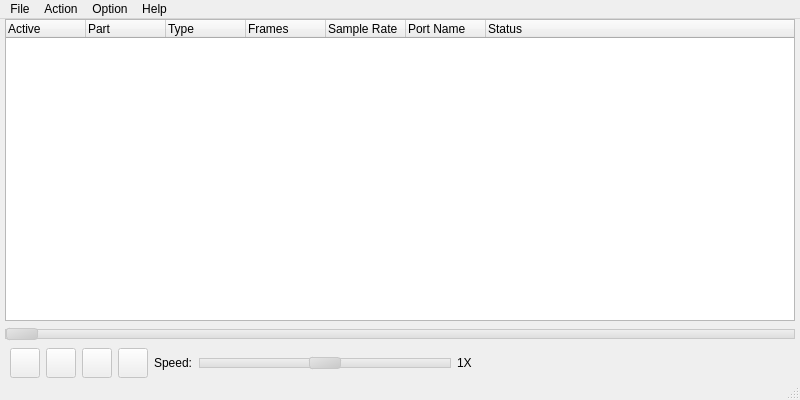
<?xml version="1.0" encoding="UTF-8"?>
<ui version="4.0">
 <class>MainWindow</class>
 <widget class="QMainWindow" name="MainWindow">
  <property name="geometry">
   <rect>
    <x>0</x>
    <y>0</y>
    <width>800</width>
    <height>400</height>
   </rect>
  </property>
  <property name="windowTitle">
   <string>MainWindow</string>
  </property>
  <widget class="QWidget" name="centralWidget">
   <layout class="QVBoxLayout" name="verticalLayout">
    <property name="leftMargin">
     <number>5</number>
    </property>
    <property name="topMargin">
     <number>0</number>
    </property>
    <property name="rightMargin">
     <number>5</number>
    </property>
    <property name="bottomMargin">
     <number>0</number>
    </property>
    <item>
     <widget class="QTreeWidget" name="mainWidget">
      <attribute name="headerDefaultSectionSize">
       <number>80</number>
      </attribute>
      <column>
       <property name="text">
        <string>Active</string>
       </property>
      </column>
      <column>
       <property name="text">
        <string>Part</string>
       </property>
      </column>
      <column>
       <property name="text">
        <string>Type</string>
       </property>
      </column>
      <column>
       <property name="text">
        <string>Frames</string>
       </property>
      </column>
      <column>
       <property name="text">
        <string>Sample Rate</string>
       </property>
      </column>
      <column>
       <property name="text">
        <string>Port Name</string>
       </property>
      </column>
      <column>
       <property name="text">
        <string>Status</string>
       </property>
      </column>
     </widget>
    </item>
    <item>
     <widget class="QSlider" name="playSlider">
      <property name="enabled">
       <bool>false</bool>
      </property>
      <property name="styleSheet">
       <string notr="true">QSlider::groove:horizontal:enabled {
     border: 1px solid #999999;
     height: 8px; /* the groove expands to the size of the slider by default. by giving it a height, it has a fixed size */
     background: qlineargradient(x1:0, y1:0, x2:0, y2:1, stop:0 #B1B1B1, stop:1 #c4c4c4);
     margin: 2px 0;
 }

QSlider::groove:horizontal:disabled {
     border: 1px solid #c8c8c8;
     height: 8px; /* the groove expands to the size of the slider by default. by giving it a height, it has a fixed size */
     background: qlineargradient(x1:0, y1:0, x2:0, y2:1, stop:0 #f0f0f0, stop:1 #dcdcdc);
     margin: 2px 0;
 }

 QSlider::handle:horizontal:enabled {
     background: qlineargradient(x1:0, y1:0, x2:1, y2:1, stop:0 #b4b4b4, stop:1 #8f8f8f);
     border: 1px solid #5c5c5c;
     width: 30px;
     margin: -2px 0; /* handle is placed by default on the contents rect of the groove. Expand outside the groove */
     border-radius: 3px;
 }


 QSlider::handle:horizontal:disabled {
     background: qlineargradient(x1:0, y1:0, x2:1, y2:1, stop:0 #e6e6e6, stop:1 #c8c8c8);
     border: 1px solid #c8c8c8;
     width: 30px;
     margin: -2px 0; /* handle is placed by default on the contents rect of the groove. Expand outside the groove */
     border-radius: 3px;
 }</string>
      </property>
      <property name="maximum">
       <number>100</number>
      </property>
      <property name="orientation">
       <enum>Qt::Horizontal</enum>
      </property>
     </widget>
    </item>
    <item>
     <widget class="QWidget" name="widget" native="true">
      <layout class="QHBoxLayout" name="horizontalLayout_3">
       <property name="spacing">
        <number>6</number>
       </property>
       <property name="leftMargin">
        <number>5</number>
       </property>
       <property name="topMargin">
        <number>0</number>
       </property>
       <property name="rightMargin">
        <number>5</number>
       </property>
       <property name="bottomMargin">
        <number>0</number>
       </property>
       <item>
        <layout class="QHBoxLayout" name="horizontalLayout">
         <item>
          <widget class="QToolButton" name="rewButton">
           <property name="enabled">
            <bool>false</bool>
           </property>
           <property name="minimumSize">
            <size>
             <width>30</width>
             <height>30</height>
            </size>
           </property>
           <property name="maximumSize">
            <size>
             <width>30</width>
             <height>30</height>
            </size>
           </property>
           <property name="text">
            <string/>
           </property>
           <property name="icon">
            <iconset>
             <normaloff>:/images/rewind.png</normaloff>:/images/rewind.png</iconset>
           </property>
          </widget>
         </item>
         <item>
          <widget class="QToolButton" name="playButton">
           <property name="enabled">
            <bool>false</bool>
           </property>
           <property name="minimumSize">
            <size>
             <width>30</width>
             <height>30</height>
            </size>
           </property>
           <property name="maximumSize">
            <size>
             <width>30</width>
             <height>30</height>
            </size>
           </property>
           <property name="text">
            <string/>
           </property>
           <property name="icon">
            <iconset>
             <normaloff>:/images/play.png</normaloff>:/images/play.png</iconset>
           </property>
          </widget>
         </item>
         <item>
          <widget class="QToolButton" name="stopButton">
           <property name="enabled">
            <bool>false</bool>
           </property>
           <property name="minimumSize">
            <size>
             <width>30</width>
             <height>30</height>
            </size>
           </property>
           <property name="maximumSize">
            <size>
             <width>30</width>
             <height>30</height>
            </size>
           </property>
           <property name="text">
            <string/>
           </property>
           <property name="icon">
            <iconset>
             <normaloff>:/images/stop.png</normaloff>:/images/stop.png</iconset>
           </property>
          </widget>
         </item>
         <item>
          <widget class="QToolButton" name="ffwButton">
           <property name="enabled">
            <bool>false</bool>
           </property>
           <property name="minimumSize">
            <size>
             <width>30</width>
             <height>30</height>
            </size>
           </property>
           <property name="maximumSize">
            <size>
             <width>30</width>
             <height>30</height>
            </size>
           </property>
           <property name="text">
            <string/>
           </property>
           <property name="icon">
            <iconset>
             <normaloff>:/images/forward.png</normaloff>:/images/forward.png</iconset>
           </property>
          </widget>
         </item>
        </layout>
       </item>
       <item>
        <layout class="QHBoxLayout" name="horizontalLayout_2">
         <item>
          <widget class="QLabel" name="speedLbl">
           <property name="text">
            <string>Speed:</string>
           </property>
          </widget>
         </item>
         <item>
          <widget class="QSlider" name="horizontalSlider">
           <property name="enabled">
            <bool>false</bool>
           </property>
           <property name="styleSheet">
            <string notr="true">QSlider::groove:horizontal:enabled {
     border: 1px solid #999999;
     height: 8px; /* the groove expands to the size of the slider by default. by giving it a height, it has a fixed size */
     background: qlineargradient(x1:0, y1:0, x2:0, y2:1, stop:0 #B1B1B1, stop:1 #c4c4c4);
     margin: 2px 0;
 }

QSlider::groove:horizontal:disabled {
     border: 1px solid #c8c8c8;
     height: 8px; /* the groove expands to the size of the slider by default. by giving it a height, it has a fixed size */
     background: qlineargradient(x1:0, y1:0, x2:0, y2:1, stop:0 #f0f0f0, stop:1 #dcdcdc);
     margin: 2px 0;
 }

 QSlider::handle:horizontal:enabled {
     background: qlineargradient(x1:0, y1:0, x2:1, y2:1, stop:0 #b4b4b4, stop:1 #8f8f8f);
     border: 1px solid #5c5c5c;
     width: 30px;
     margin: -2px 0; /* handle is placed by default on the contents rect of the groove. Expand outside the groove */
     border-radius: 3px;
 }


 QSlider::handle:horizontal:disabled {
     background: qlineargradient(x1:0, y1:0, x2:1, y2:1, stop:0 #e6e6e6, stop:1 #c8c8c8);
     border: 1px solid #c8c8c8;
     width: 30px;
     margin: -2px 0; /* handle is placed by default on the contents rect of the groove. Expand outside the groove */
     border-radius: 3px;
 }</string>
           </property>
           <property name="minimum">
            <number>0</number>
           </property>
           <property name="maximum">
            <number>20</number>
           </property>
           <property name="value">
            <number>10</number>
           </property>
           <property name="orientation">
            <enum>Qt::Horizontal</enum>
           </property>
           <property name="tickPosition">
            <enum>QSlider::TicksBelow</enum>
           </property>
           <property name="tickInterval">
            <number>1</number>
           </property>
          </widget>
         </item>
         <item>
          <widget class="QLabel" name="speedValueLbl">
           <property name="text">
            <string>1X</string>
           </property>
          </widget>
         </item>
        </layout>
       </item>
       <item>
        <spacer name="horizontalSpacer">
         <property name="orientation">
          <enum>Qt::Horizontal</enum>
         </property>
         <property name="sizeHint" stdset="0">
          <size>
           <width>40</width>
           <height>20</height>
          </size>
         </property>
        </spacer>
       </item>
      </layout>
     </widget>
    </item>
   </layout>
  </widget>
  <widget class="QMenuBar" name="menuBar">
   <property name="geometry">
    <rect>
     <x>0</x>
     <y>0</y>
     <width>800</width>
     <height>21</height>
    </rect>
   </property>
   <widget class="QMenu" name="menuFile">
    <property name="title">
     <string>File</string>
    </property>
    <addaction name="actionOpen_Directory"/>
    <addaction name="separator"/>
    <addaction name="actionQuit"/>
   </widget>
   <widget class="QMenu" name="menuAction">
    <property name="title">
     <string>Action</string>
    </property>
    <addaction name="actionPlay"/>
    <addaction name="actionPause"/>
    <addaction name="actionStop"/>
    <addaction name="actionForward"/>
    <addaction name="actionRewind"/>
   </widget>
   <widget class="QMenu" name="menuOption">
    <property name="title">
     <string>Option</string>
    </property>
    <addaction name="actionIncrease"/>
    <addaction name="actionDecrease"/>
    <addaction name="actionNormal_1x"/>
    <addaction name="separator"/>
    <addaction name="actionRepeat"/>
    <addaction name="actionStrict"/>
   </widget>
   <widget class="QMenu" name="menuHelp">
    <property name="title">
     <string>Help</string>
    </property>
    <addaction name="actionAbout"/>
   </widget>
   <addaction name="menuFile"/>
   <addaction name="menuAction"/>
   <addaction name="menuOption"/>
   <addaction name="menuHelp"/>
  </widget>
  <widget class="QStatusBar" name="statusBar"/>
  <action name="actionOpen_Directory">
   <property name="text">
    <string>Open Directory</string>
   </property>
  </action>
  <action name="actionQuit">
   <property name="text">
    <string>Quit</string>
   </property>
  </action>
  <action name="actionPlay">
   <property name="enabled">
    <bool>false</bool>
   </property>
   <property name="icon">
    <iconset>
     <normaloff>:/images/play.png</normaloff>:/images/play.png</iconset>
   </property>
   <property name="text">
    <string>Play</string>
   </property>
  </action>
  <action name="actionPause">
   <property name="enabled">
    <bool>false</bool>
   </property>
   <property name="icon">
    <iconset>
     <normaloff>:/images/pause.png</normaloff>:/images/pause.png</iconset>
   </property>
   <property name="text">
    <string>Pause</string>
   </property>
  </action>
  <action name="actionStop">
   <property name="enabled">
    <bool>false</bool>
   </property>
   <property name="icon">
    <iconset>
     <normaloff>:/images/stop.png</normaloff>:/images/stop.png</iconset>
   </property>
   <property name="text">
    <string>Stop</string>
   </property>
  </action>
  <action name="actionForward">
   <property name="enabled">
    <bool>false</bool>
   </property>
   <property name="icon">
    <iconset>
     <normaloff>:/images/forward.png</normaloff>:/images/forward.png</iconset>
   </property>
   <property name="text">
    <string>Forward</string>
   </property>
  </action>
  <action name="actionRewind">
   <property name="enabled">
    <bool>false</bool>
   </property>
   <property name="icon">
    <iconset>
     <normaloff>:/images/rewind.png</normaloff>:/images/rewind.png</iconset>
   </property>
   <property name="text">
    <string>Rewind</string>
   </property>
  </action>
  <action name="actionIncrease">
   <property name="enabled">
    <bool>false</bool>
   </property>
   <property name="text">
    <string>Increase ++</string>
   </property>
  </action>
  <action name="actionDecrease">
   <property name="enabled">
    <bool>false</bool>
   </property>
   <property name="text">
    <string>Decrease --</string>
   </property>
  </action>
  <action name="actionNormal_1x">
   <property name="enabled">
    <bool>false</bool>
   </property>
   <property name="text">
    <string>Normal 1x</string>
   </property>
  </action>
  <action name="actionRepeat">
   <property name="checkable">
    <bool>true</bool>
   </property>
   <property name="enabled">
    <bool>false</bool>
   </property>
   <property name="text">
    <string>Repeat</string>
   </property>
  </action>
  <action name="actionStrict">
   <property name="checkable">
    <bool>true</bool>
   </property>
   <property name="enabled">
    <bool>false</bool>
   </property>
   <property name="text">
    <string>Strict</string>
   </property>
  </action>
  <action name="actionAbout">
   <property name="text">
    <string>About</string>
   </property>
  </action>
 </widget>
 <layoutdefault spacing="6" margin="11"/>
 <resources/>
 <connections/>
</ui>
